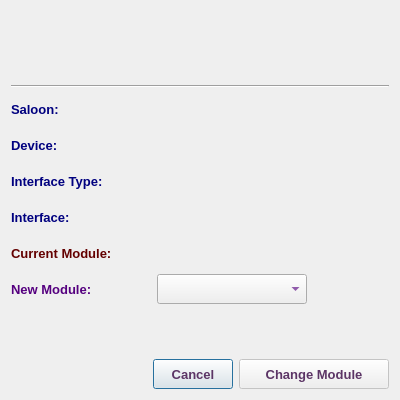
<?xml version="1.0" encoding="UTF-8"?>
<ui version="4.0">
 <class>ChangeModuleDialog</class>
 <widget class="QDialog" name="ChangeModuleDialog">
  <property name="geometry">
   <rect>
    <x>0</x>
    <y>0</y>
    <width>400</width>
    <height>400</height>
   </rect>
  </property>
  <property name="minimumSize">
   <size>
    <width>400</width>
    <height>400</height>
   </size>
  </property>
  <property name="maximumSize">
   <size>
    <width>401</width>
    <height>401</height>
   </size>
  </property>
  <property name="font">
   <font>
    <family>Tahoma</family>
    <pointsize>10</pointsize>
   </font>
  </property>
  <property name="windowTitle">
   <string>Change Module</string>
  </property>
  <property name="windowIcon">
   <iconset resource="../image.qrc">
    <normaloff>:/Image/sfp.png</normaloff>:/Image/sfp.png</iconset>
  </property>
  <layout class="QVBoxLayout" name="verticalLayout">
   <item>
    <layout class="QHBoxLayout" name="horizontalLayout_8">
     <item>
      <spacer name="horizontalSpacer_4">
       <property name="orientation">
        <enum>Qt::Horizontal</enum>
       </property>
       <property name="sizeHint" stdset="0">
        <size>
         <width>40</width>
         <height>20</height>
        </size>
       </property>
      </spacer>
     </item>
     <item>
      <widget class="QLabel" name="label_7">
       <property name="minimumSize">
        <size>
         <width>32</width>
         <height>32</height>
        </size>
       </property>
       <property name="maximumSize">
        <size>
         <width>32</width>
         <height>32</height>
        </size>
       </property>
       <property name="text">
        <string/>
       </property>
       <property name="pixmap">
        <pixmap resource="../image.qrc">:/Image/sfp.png</pixmap>
       </property>
       <property name="scaledContents">
        <bool>true</bool>
       </property>
       <property name="alignment">
        <set>Qt::AlignCenter</set>
       </property>
      </widget>
     </item>
     <item>
      <spacer name="horizontalSpacer_3">
       <property name="orientation">
        <enum>Qt::Horizontal</enum>
       </property>
       <property name="sizeHint" stdset="0">
        <size>
         <width>40</width>
         <height>20</height>
        </size>
       </property>
      </spacer>
     </item>
    </layout>
   </item>
   <item>
    <widget class="QLabel" name="abbrLbl">
     <property name="minimumSize">
      <size>
       <width>200</width>
       <height>30</height>
      </size>
     </property>
     <property name="maximumSize">
      <size>
       <width>16777215</width>
       <height>30</height>
      </size>
     </property>
     <property name="font">
      <font>
       <family>Tahoma</family>
       <pointsize>10</pointsize>
       <weight>75</weight>
       <bold>true</bold>
      </font>
     </property>
     <property name="styleSheet">
      <string notr="true">color: rgb(85, 0, 127);</string>
     </property>
     <property name="text">
      <string/>
     </property>
     <property name="alignment">
      <set>Qt::AlignCenter</set>
     </property>
    </widget>
   </item>
   <item>
    <widget class="Line" name="line">
     <property name="font">
      <font>
       <family>Tahoma</family>
       <pointsize>10</pointsize>
      </font>
     </property>
     <property name="orientation">
      <enum>Qt::Horizontal</enum>
     </property>
    </widget>
   </item>
   <item>
    <layout class="QHBoxLayout" name="horizontalLayout">
     <item>
      <widget class="QLabel" name="label">
       <property name="minimumSize">
        <size>
         <width>140</width>
         <height>30</height>
        </size>
       </property>
       <property name="maximumSize">
        <size>
         <width>140</width>
         <height>30</height>
        </size>
       </property>
       <property name="font">
        <font>
         <family>Tahoma</family>
         <pointsize>10</pointsize>
         <weight>75</weight>
         <bold>true</bold>
        </font>
       </property>
       <property name="styleSheet">
        <string notr="true">color: rgb(0, 0, 127);</string>
       </property>
       <property name="text">
        <string>Saloon:</string>
       </property>
      </widget>
     </item>
     <item>
      <widget class="QLabel" name="saloonLbl">
       <property name="sizePolicy">
        <sizepolicy hsizetype="Expanding" vsizetype="Preferred">
         <horstretch>0</horstretch>
         <verstretch>0</verstretch>
        </sizepolicy>
       </property>
       <property name="minimumSize">
        <size>
         <width>200</width>
         <height>30</height>
        </size>
       </property>
       <property name="maximumSize">
        <size>
         <width>3000</width>
         <height>30</height>
        </size>
       </property>
       <property name="font">
        <font>
         <family>Tahoma</family>
         <pointsize>10</pointsize>
         <weight>75</weight>
         <bold>true</bold>
        </font>
       </property>
       <property name="styleSheet">
        <string notr="true">color: rgb(85, 0, 127);</string>
       </property>
       <property name="text">
        <string/>
       </property>
      </widget>
     </item>
    </layout>
   </item>
   <item>
    <layout class="QHBoxLayout" name="horizontalLayout_2">
     <item>
      <widget class="QLabel" name="label_2">
       <property name="minimumSize">
        <size>
         <width>140</width>
         <height>30</height>
        </size>
       </property>
       <property name="maximumSize">
        <size>
         <width>140</width>
         <height>30</height>
        </size>
       </property>
       <property name="font">
        <font>
         <family>Tahoma</family>
         <pointsize>10</pointsize>
         <weight>75</weight>
         <bold>true</bold>
        </font>
       </property>
       <property name="styleSheet">
        <string notr="true">color: rgb(0, 0, 127);</string>
       </property>
       <property name="text">
        <string>Device:</string>
       </property>
      </widget>
     </item>
     <item>
      <widget class="QLabel" name="deviceLbl">
       <property name="sizePolicy">
        <sizepolicy hsizetype="Expanding" vsizetype="Preferred">
         <horstretch>0</horstretch>
         <verstretch>0</verstretch>
        </sizepolicy>
       </property>
       <property name="minimumSize">
        <size>
         <width>200</width>
         <height>30</height>
        </size>
       </property>
       <property name="maximumSize">
        <size>
         <width>3000</width>
         <height>30</height>
        </size>
       </property>
       <property name="font">
        <font>
         <family>Tahoma</family>
         <pointsize>10</pointsize>
         <weight>75</weight>
         <bold>true</bold>
        </font>
       </property>
       <property name="styleSheet">
        <string notr="true">color: rgb(85, 0, 127);</string>
       </property>
       <property name="text">
        <string/>
       </property>
      </widget>
     </item>
    </layout>
   </item>
   <item>
    <layout class="QHBoxLayout" name="horizontalLayout_3">
     <item>
      <widget class="QLabel" name="label_3">
       <property name="minimumSize">
        <size>
         <width>140</width>
         <height>30</height>
        </size>
       </property>
       <property name="maximumSize">
        <size>
         <width>140</width>
         <height>30</height>
        </size>
       </property>
       <property name="font">
        <font>
         <family>Tahoma</family>
         <pointsize>10</pointsize>
         <weight>75</weight>
         <bold>true</bold>
        </font>
       </property>
       <property name="styleSheet">
        <string notr="true">color: rgb(0, 0, 127);</string>
       </property>
       <property name="text">
        <string>Interface Type:</string>
       </property>
      </widget>
     </item>
     <item>
      <widget class="QLabel" name="typeLbl">
       <property name="sizePolicy">
        <sizepolicy hsizetype="Expanding" vsizetype="Preferred">
         <horstretch>0</horstretch>
         <verstretch>0</verstretch>
        </sizepolicy>
       </property>
       <property name="minimumSize">
        <size>
         <width>200</width>
         <height>30</height>
        </size>
       </property>
       <property name="maximumSize">
        <size>
         <width>3000</width>
         <height>30</height>
        </size>
       </property>
       <property name="font">
        <font>
         <family>Tahoma</family>
         <pointsize>10</pointsize>
         <weight>75</weight>
         <bold>true</bold>
        </font>
       </property>
       <property name="styleSheet">
        <string notr="true">color: rgb(85, 0, 127);</string>
       </property>
       <property name="text">
        <string/>
       </property>
      </widget>
     </item>
    </layout>
   </item>
   <item>
    <layout class="QHBoxLayout" name="horizontalLayout_4">
     <item>
      <widget class="QLabel" name="label_4">
       <property name="minimumSize">
        <size>
         <width>140</width>
         <height>30</height>
        </size>
       </property>
       <property name="maximumSize">
        <size>
         <width>140</width>
         <height>30</height>
        </size>
       </property>
       <property name="font">
        <font>
         <family>Tahoma</family>
         <pointsize>10</pointsize>
         <weight>75</weight>
         <bold>true</bold>
        </font>
       </property>
       <property name="styleSheet">
        <string notr="true">color: rgb(0, 0, 127);</string>
       </property>
       <property name="text">
        <string>Interface:</string>
       </property>
      </widget>
     </item>
     <item>
      <widget class="QLabel" name="intLbl">
       <property name="sizePolicy">
        <sizepolicy hsizetype="Expanding" vsizetype="Preferred">
         <horstretch>0</horstretch>
         <verstretch>0</verstretch>
        </sizepolicy>
       </property>
       <property name="minimumSize">
        <size>
         <width>200</width>
         <height>30</height>
        </size>
       </property>
       <property name="maximumSize">
        <size>
         <width>3000</width>
         <height>30</height>
        </size>
       </property>
       <property name="font">
        <font>
         <family>Tahoma</family>
         <pointsize>10</pointsize>
         <weight>75</weight>
         <bold>true</bold>
        </font>
       </property>
       <property name="styleSheet">
        <string notr="true">color: rgb(85, 0, 127);</string>
       </property>
       <property name="text">
        <string/>
       </property>
      </widget>
     </item>
    </layout>
   </item>
   <item>
    <layout class="QHBoxLayout" name="horizontalLayout_5">
     <item>
      <widget class="QLabel" name="label_5">
       <property name="minimumSize">
        <size>
         <width>140</width>
         <height>30</height>
        </size>
       </property>
       <property name="maximumSize">
        <size>
         <width>140</width>
         <height>30</height>
        </size>
       </property>
       <property name="font">
        <font>
         <family>Tahoma</family>
         <pointsize>10</pointsize>
         <weight>75</weight>
         <bold>true</bold>
        </font>
       </property>
       <property name="styleSheet">
        <string notr="true">color: rgb(100, 0, 0);</string>
       </property>
       <property name="text">
        <string>Current Module:</string>
       </property>
      </widget>
     </item>
     <item>
      <widget class="QLabel" name="currModLbl">
       <property name="sizePolicy">
        <sizepolicy hsizetype="Expanding" vsizetype="Preferred">
         <horstretch>0</horstretch>
         <verstretch>0</verstretch>
        </sizepolicy>
       </property>
       <property name="minimumSize">
        <size>
         <width>200</width>
         <height>30</height>
        </size>
       </property>
       <property name="maximumSize">
        <size>
         <width>3000</width>
         <height>30</height>
        </size>
       </property>
       <property name="font">
        <font>
         <family>Tahoma</family>
         <pointsize>10</pointsize>
         <weight>75</weight>
         <bold>true</bold>
        </font>
       </property>
       <property name="styleSheet">
        <string notr="true">color: rgb(100, 0, 0);</string>
       </property>
       <property name="text">
        <string/>
       </property>
      </widget>
     </item>
    </layout>
   </item>
   <item>
    <layout class="QHBoxLayout" name="horizontalLayout_6">
     <item>
      <widget class="QLabel" name="label_6">
       <property name="minimumSize">
        <size>
         <width>140</width>
         <height>30</height>
        </size>
       </property>
       <property name="maximumSize">
        <size>
         <width>140</width>
         <height>30</height>
        </size>
       </property>
       <property name="font">
        <font>
         <family>Tahoma</family>
         <pointsize>10</pointsize>
         <weight>75</weight>
         <bold>true</bold>
        </font>
       </property>
       <property name="styleSheet">
        <string notr="true">color: rgb(85, 0, 127);</string>
       </property>
       <property name="text">
        <string>New Module:</string>
       </property>
      </widget>
     </item>
     <item>
      <widget class="QComboBox" name="moduleCB">
       <property name="sizePolicy">
        <sizepolicy hsizetype="Expanding" vsizetype="Fixed">
         <horstretch>0</horstretch>
         <verstretch>0</verstretch>
        </sizepolicy>
       </property>
       <property name="minimumSize">
        <size>
         <width>150</width>
         <height>30</height>
        </size>
       </property>
       <property name="maximumSize">
        <size>
         <width>300</width>
         <height>30</height>
        </size>
       </property>
       <property name="font">
        <font>
         <family>Tahoma</family>
         <pointsize>10</pointsize>
         <weight>75</weight>
         <bold>true</bold>
        </font>
       </property>
       <property name="styleSheet">
        <string notr="true">color: rgb(85, 0, 127);</string>
       </property>
      </widget>
     </item>
     <item>
      <spacer name="horizontalSpacer_2">
       <property name="orientation">
        <enum>Qt::Horizontal</enum>
       </property>
       <property name="sizeHint" stdset="0">
        <size>
         <width>40</width>
         <height>20</height>
        </size>
       </property>
      </spacer>
     </item>
    </layout>
   </item>
   <item>
    <spacer name="verticalSpacer">
     <property name="font">
      <font>
       <family>Tahoma</family>
       <pointsize>10</pointsize>
      </font>
     </property>
     <property name="orientation">
      <enum>Qt::Vertical</enum>
     </property>
     <property name="sizeHint" stdset="0">
      <size>
       <width>20</width>
       <height>40</height>
      </size>
     </property>
    </spacer>
   </item>
   <item>
    <layout class="QHBoxLayout" name="horizontalLayout_7">
     <item>
      <spacer name="horizontalSpacer">
       <property name="font">
        <font>
         <family>Tahoma</family>
         <pointsize>10</pointsize>
        </font>
       </property>
       <property name="orientation">
        <enum>Qt::Horizontal</enum>
       </property>
       <property name="sizeHint" stdset="0">
        <size>
         <width>40</width>
         <height>20</height>
        </size>
       </property>
      </spacer>
     </item>
     <item>
      <widget class="QPushButton" name="cancelBtn">
       <property name="minimumSize">
        <size>
         <width>0</width>
         <height>30</height>
        </size>
       </property>
       <property name="maximumSize">
        <size>
         <width>16777215</width>
         <height>30</height>
        </size>
       </property>
       <property name="font">
        <font>
         <family>Tahoma</family>
         <pointsize>10</pointsize>
         <weight>75</weight>
         <bold>true</bold>
        </font>
       </property>
       <property name="styleSheet">
        <string notr="true">color: rgb(92, 53, 102);</string>
       </property>
       <property name="text">
        <string>Cancel</string>
       </property>
      </widget>
     </item>
     <item>
      <widget class="QPushButton" name="okBtn">
       <property name="enabled">
        <bool>false</bool>
       </property>
       <property name="sizePolicy">
        <sizepolicy hsizetype="Preferred" vsizetype="Fixed">
         <horstretch>0</horstretch>
         <verstretch>0</verstretch>
        </sizepolicy>
       </property>
       <property name="minimumSize">
        <size>
         <width>150</width>
         <height>30</height>
        </size>
       </property>
       <property name="maximumSize">
        <size>
         <width>200</width>
         <height>30</height>
        </size>
       </property>
       <property name="font">
        <font>
         <family>Tahoma</family>
         <pointsize>10</pointsize>
         <weight>75</weight>
         <bold>true</bold>
        </font>
       </property>
       <property name="styleSheet">
        <string notr="true">color: rgb(92, 53, 102);</string>
       </property>
       <property name="text">
        <string>Change Module</string>
       </property>
       <property name="icon">
        <iconset resource="../image.qrc">
         <normaloff>:/Image/edit.png</normaloff>:/Image/edit.png</iconset>
       </property>
       <property name="iconSize">
        <size>
         <width>20</width>
         <height>20</height>
        </size>
       </property>
      </widget>
     </item>
    </layout>
   </item>
  </layout>
 </widget>
 <tabstops>
  <tabstop>moduleCB</tabstop>
  <tabstop>okBtn</tabstop>
  <tabstop>cancelBtn</tabstop>
 </tabstops>
 <resources>
  <include location="../image.qrc"/>
 </resources>
 <connections/>
</ui>
